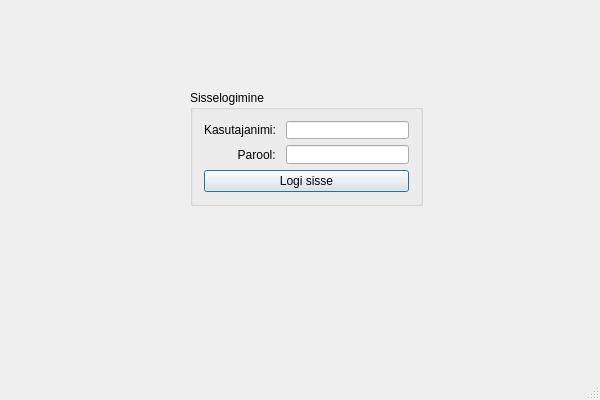
<?xml version="1.0" encoding="UTF-8"?>
<ui version="4.0">
 <class>CFormLogin</class>
 <widget class="QMainWindow" name="CFormLogin">
  <property name="geometry">
   <rect>
    <x>0</x>
    <y>0</y>
    <width>600</width>
    <height>400</height>
   </rect>
  </property>
  <property name="windowTitle">
   <string>MÖLA - Sisselogimine</string>
  </property>
  <widget class="QWidget" name="centralWidget">
   <widget class="QGroupBox" name="gBoxLogin">
    <property name="geometry">
     <rect>
      <x>190</x>
      <y>90</y>
      <width>233</width>
      <height>116</height>
     </rect>
    </property>
    <property name="title">
     <string>Sisselogimine</string>
    </property>
    <layout class="QVBoxLayout" name="verticalLayout">
     <item>
      <layout class="QFormLayout" name="formLayout">
       <item row="0" column="0">
        <widget class="QLabel" name="lblUsername">
         <property name="text">
          <string>Kasutajanimi: </string>
         </property>
        </widget>
       </item>
       <item row="0" column="1">
        <widget class="QLineEdit" name="lineEditUsername"/>
       </item>
       <item row="1" column="0">
        <widget class="QLabel" name="lblPassword">
         <property name="text">
          <string>          Parool: </string>
         </property>
         <property name="alignment">
          <set>Qt::AlignRight|Qt::AlignTrailing|Qt::AlignVCenter</set>
         </property>
        </widget>
       </item>
       <item row="1" column="1">
        <widget class="QLineEdit" name="lineEditPassword">
         <property name="echoMode">
          <enum>QLineEdit::Password</enum>
         </property>
        </widget>
       </item>
      </layout>
     </item>
     <item>
      <widget class="QPushButton" name="btnLogin">
       <property name="text">
        <string>Logi sisse</string>
       </property>
       <property name="autoDefault">
        <bool>true</bool>
       </property>
       <property name="default">
        <bool>true</bool>
       </property>
      </widget>
     </item>
    </layout>
   </widget>
  </widget>
  <widget class="QStatusBar" name="statusBar"/>
 </widget>
 <layoutdefault spacing="6" margin="11"/>
 <resources>
  <include location="FormLogin.qrc"/>
 </resources>
 <connections/>
</ui>
